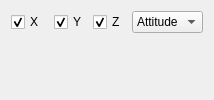
      <widget class="QWidget" name="tabData">
       <attribute name="title">
        <string>Data</string>
       </attribute>
       <layout class="QVBoxLayout" name="verticalLayout_2">
        <item>
         <layout class="QHBoxLayout" name="horizontalLayout">
          <property name="sizeConstraint">
           <enum>QLayout::SetFixedSize</enum>
          </property>
          <item>
           <widget class="QCheckBox" name="checkDataX">
            <property name="sizePolicy">
             <sizepolicy hsizetype="Fixed" vsizetype="Fixed">
              <horstretch>0</horstretch>
              <verstretch>0</verstretch>
             </sizepolicy>
            </property>
            <property name="text">
             <string>X </string>
            </property>
            <property name="checked">
             <bool>true</bool>
            </property>
           </widget>
          </item>
          <item>
           <widget class="QCheckBox" name="checkDataY">
            <property name="sizePolicy">
             <sizepolicy hsizetype="Fixed" vsizetype="Fixed">
              <horstretch>0</horstretch>
              <verstretch>0</verstretch>
             </sizepolicy>
            </property>
            <property name="text">
             <string>Y</string>
            </property>
            <property name="checked">
             <bool>true</bool>
            </property>
           </widget>
          </item>
          <item>
           <widget class="QCheckBox" name="checkDataZ">
            <property name="sizePolicy">
             <sizepolicy hsizetype="Fixed" vsizetype="Fixed">
              <horstretch>0</horstretch>
              <verstretch>0</verstretch>
             </sizepolicy>
            </property>
            <property name="text">
             <string>Z</string>
            </property>
            <property name="checked">
             <bool>true</bool>
            </property>
           </widget>
          </item>
          <item>
           <widget class="QComboBox" name="comboData">
            <item>
             <property name="text">
              <string>Attitude</string>
             </property>
            </item>
           </widget>
          </item>
         </layout>
        </item>
        <item>
         <widget class="QCustomPlot" name="plotData" native="true">
          <property name="sizePolicy">
           <sizepolicy hsizetype="Preferred" vsizetype="Expanding">
            <horstretch>0</horstretch>
            <verstretch>0</verstretch>
           </sizepolicy>
          </property>
         </widget>
        </item>
       </layout>
      </widget>
